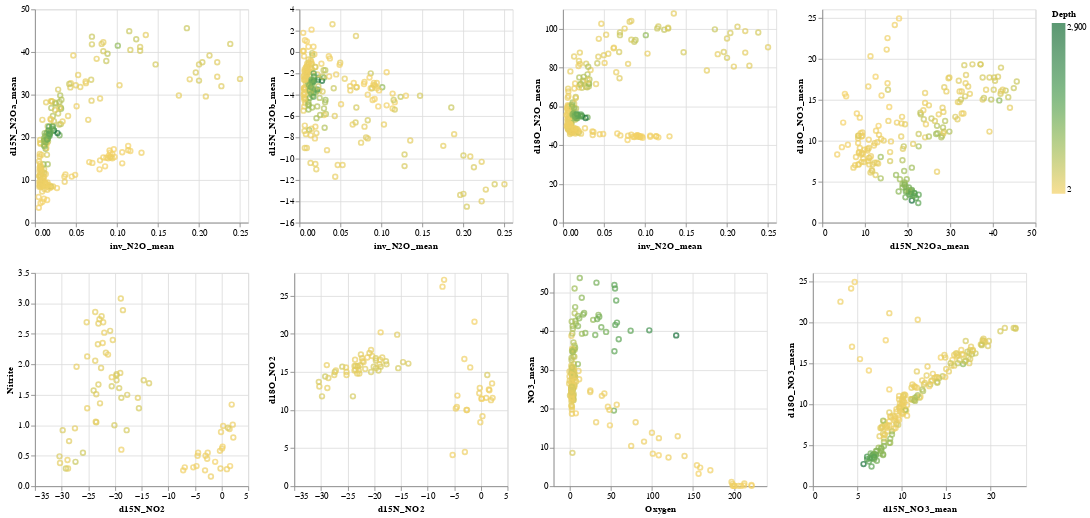

Here is the notebook cell this chart was saved with:
### Code cell
import altair as alt

interval = alt.selection_interval()

invN2O_x = alt.Chart(filtered_df).mark_point().encode(
  x='inv_N2O_mean',
  color=alt.condition(interval, 'Depth', alt.value('lightgray'),
                      scale=alt.Scale(scheme='goldgreen'))
).properties(
  selection=interval,
  width=250, height=250
)

alt.vconcat(
(invN2O_x.encode(y='d15N_N2Oa_mean')
| invN2O_x.encode(y='d15N_N2Ob_mean')
| invN2O_x.encode(y='d18O_N2O_mean')
| invN2O_x.encode(x='d15N_N2Oa_mean', y='d18O_NO3_mean')
),

(invN2O_x.encode(x='d15N_NO2', y='Nitrite')
| invN2O_x.encode(x='d15N_NO2', y='d18O_NO2')
| invN2O_x.encode(x='Oxygen', y='NO3_mean')
| invN2O_x.encode(x='d15N_NO3_mean', y='d18O_NO3_mean')
),

)

### Figure 1 — Vega-Lite specification as saved in the notebook (floating-point values rounded to 4 significant figures; data arrays with more than 128 entries replaced by an {"elided": "..."} marker saying what was removed)
{"config": {"view": {"continuousWidth": 400, "continuousHeight": 300}}, "vconcat": [{"hconcat": [{"mark": "point", "encoding": {"color": {"condition": {"type": "quantitative", "field": "Depth", "scale": {"scheme": "goldgreen"}, "selection": "selector001"}, "value": "lightgray"}, "x": {"type": "quantitative", "field": "inv_N2O_mean"}, "y": {"type": "quantitative", "field": "d15N_N2Oa_mean"}}, "height": 250, "selection": {"selector001": {"type": "interval"}}, "width": 250}, {"mark": "point", "encoding": {"color": {"condition": {"type": "quantitative", "field": "Depth", "scale": {"scheme": "goldgreen"}, "selection": "selector001"}, "value": "lightgray"}, "x": {"type": "quantitative", "field": "inv_N2O_mean"}, "y": {"type": "quantitative", "field": "d15N_N2Ob_mean"}}, "height": 250, "selection": {"selector001": {"type": "interval"}}, "width": 250}, {"mark": "point", "encoding": {"color": {"condition": {"type": "quantitative", "field": "Depth", "scale": {"scheme": "goldgreen"}, "selection": "selector001"}, "value": "lightgray"}, "x": {"type": "quantitative", "field": "inv_N2O_mean"}, "y": {"type": "quantitative", "field": "d18O_N2O_mean"}}, "height": 250, "selection": {"selector001": {"type": "interval"}}, "width": 250}, {"mark": "point", "encoding": {"color": {"condition": {"type": "quantitative", "field": "Depth", "scale": {"scheme": "goldgreen"}, "selection": "selector001"}, "value": "lightgray"}, "x": {"type": "quantitative", "field": "d15N_N2Oa_mean"}, "y": {"type": "quantitative", "field": "d18O_NO3_mean"}}, "height": 250, "selection": {"selector001": {"type": "interval"}}, "width": 250}]}, {"hconcat": [{"mark": "point", "encoding": {"color": {"condition": {"type": "quantitative", "field": "Depth", "scale": {"scheme": "goldgreen"}, "selection": "selector001"}, "value": "lightgray"}, "x": {"type": "quantitative", "field": "d15N_NO2"}, "y": {"type": "quantitative", "field": "Nitrite"}}, "height": 250, "selection": {"selector001": {"type": "interval"}}, "width": 250}, {"mark": "point", "encoding": {"color": {"condition": {"type": "quantitative", "field": "Depth", "scale": {"scheme": "goldgreen"}, "selection": "selector001"}, "value": "lightgray"}, "x": {"type": "quantitative", "field": "d15N_NO2"}, "y": {"type": "quantitative", "field": "d18O_NO2"}}, "height": 250, "selection": {"selector001": {"type": "interval"}}, "width": 250}, {"mark": "point", "encoding": {"color": {"condition": {"type": "quantitative", "field": "Depth", "scale": {"scheme": "goldgreen"}, "selection": "selector001"}, "value": "lightgray"}, "x": {"type": "quantitative", "field": "Oxygen"}, "y": {"type": "quantitative", "field": "NO3_mean"}}, "height": 250, "selection": {"selector001": {"type": "interval"}}, "width": 250}, {"mark": "point", "encoding": {"color": {"condition": {"type": "quantitative", "field": "Depth", "scale": {"scheme": "goldgreen"}, "selection": "selector001"}, "value": "lightgray"}, "x": {"type": "quantitative", "field": "d15N_NO3_mean"}, "y": {"type": "quantitative", "field": "d18O_NO3_mean"}}, "height": 250, "selection": {"selector001": {"type": "interval"}}, "width": 250}]}], "data": {"name": "data-03c1aa291d700875608b854351fa9c71"}, "$schema": "https://vega.github.io/schema/vega-lite/v4.8.1.json", "datasets": {"data-03c1aa291d700875608b854351fa9c71": {"elided": "218 records"}}}
